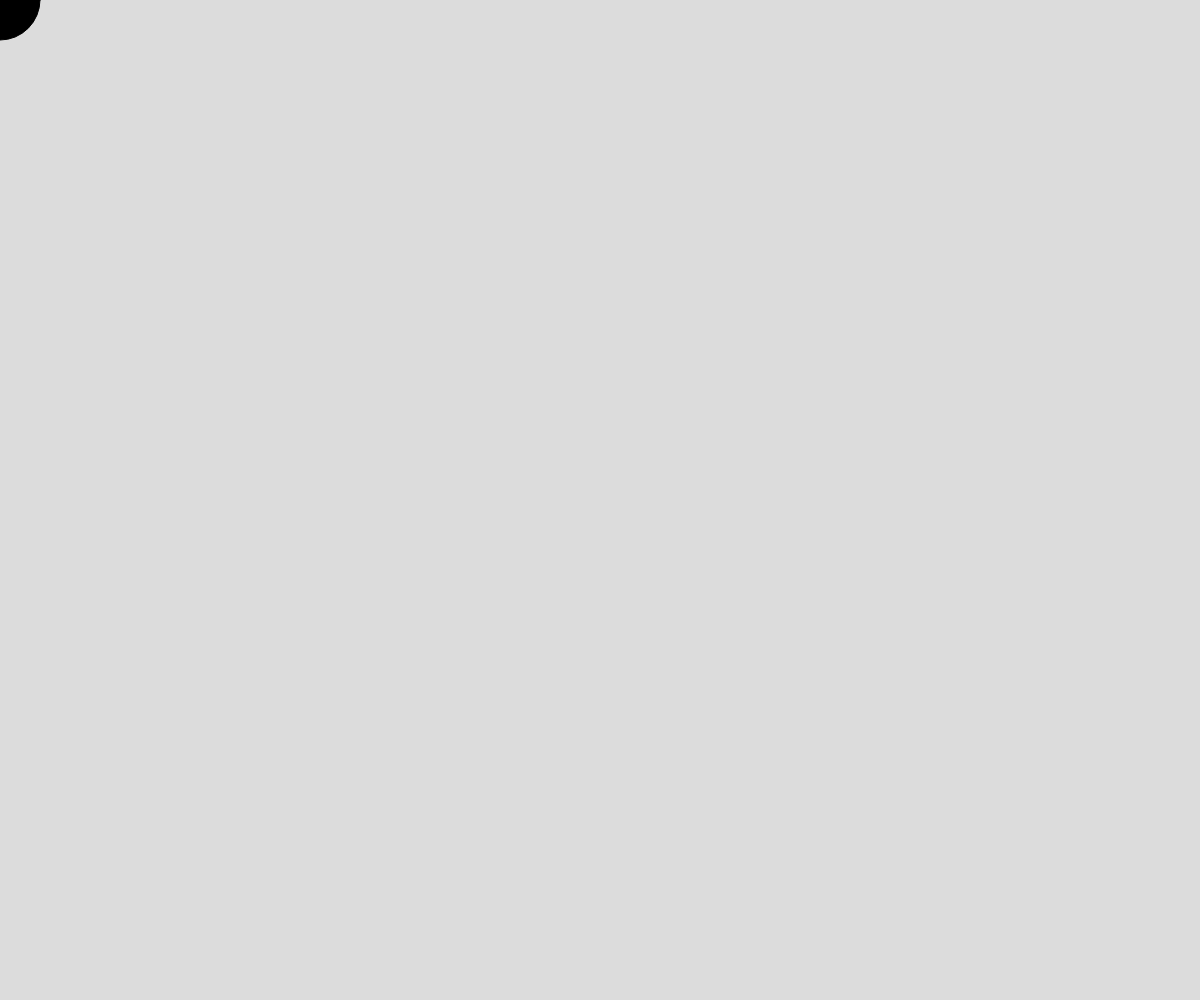
Frame 1 (no input)
Frame 60 (no input): identical to frame 1, image omitted
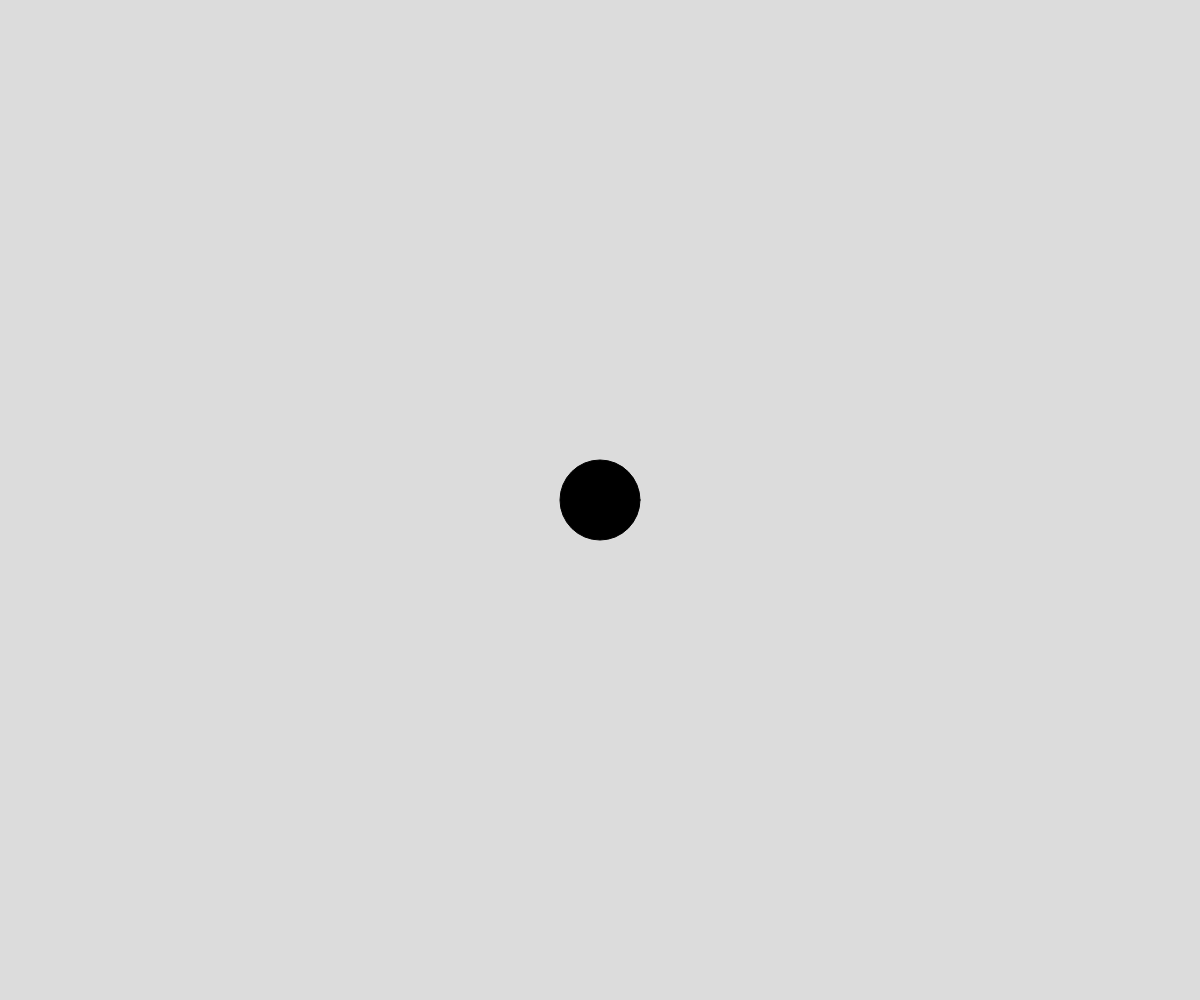
Frame 120 (the mouse pressed at the canvas centre since frame 60)

The p5.js sketch that drew these frames (run headless with seeded random() and noise() and a simulated clock; from frame 60 on, the mouse is pressed at the canvas centre):

// p5.js sketch
// ── sketch.js
let fillColor = 'black'

function setup() {
  createCanvas(windowWidth, windowHeight);
  rectMode(CENTER)
}

function draw() {
  background(220);
  let x = mouseX
  let y = mouseY
  let d = 80
  
  fill(fillColor)  
  if (keyIsPressed) {
    rect(x, y, d)
  } else {
    circle(x, y, d)
  }
}

function keyPressed() {
  console.log("Pressed", key)
  if (key == 'r') {
    fillColor = 'red'
  }
  if (key == 'b') {
    fillColor = 'blue'
  }
}

function keyReleased() {
  console.log("Released", key)
}
